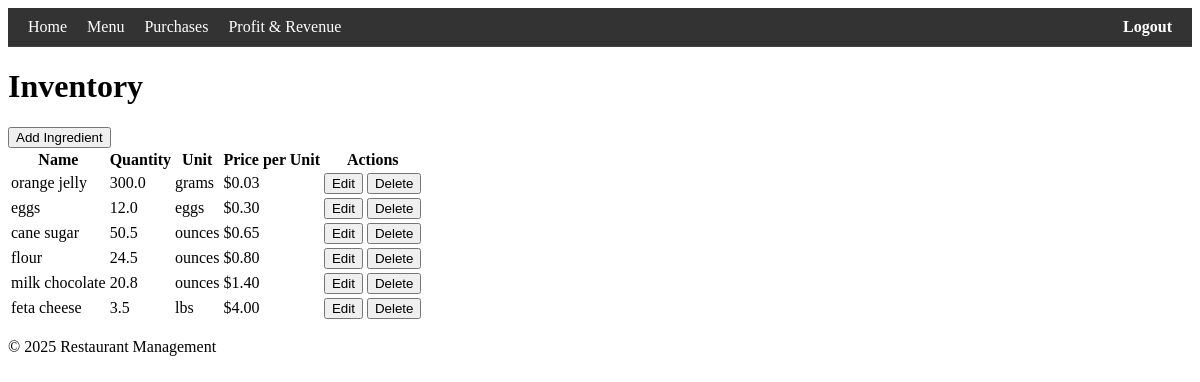
Page / (signed in) on the earlier database version.
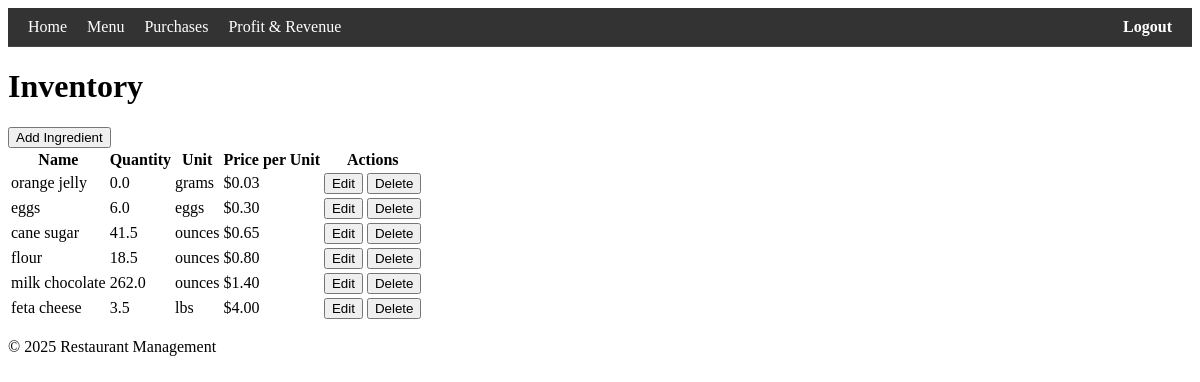
Same page on the later database version.
### inventory/models.py (models this page shows, shortened)
class Ingredient(models.Model):
    name = models.CharField(max_length=100)  # name of ingredient (e.g., flour)
    quantity = models.FloatField(
        default=0
    )  # quantity available in the inventory (e.g., 4.5)
    unit = models.CharField(
        max_length=50, default="unitless"
    )  # unit of measurement (e.g., "tbsp", "lbs")
    unit_price = models.DecimalField(
        max_digits=10, decimal_places=2
    )  # price per unit (e.g., 0.05)

### inventory/views.py (the view)
# urls.py: path("", InventoryListView.as_view(), name="home"),
class InventoryListView(LoginRequiredMixin, ListView):
    model = Ingredient
    template_name = "inventory/inventory_list.html"
    context_object_name = "ingredients"
    def get_context_data(self, **kwargs):
        context = super().get_context_data(**kwargs)
        context["current_year"] = datetime.now().year
        return context

### inventory/templates/inventory/inventory_list.html (shortened to what this page needs)
{% extends 'base.html' %}
{% block content %}
<h1>Inventory</h1>
<a href="{% url 'ingredient-add' %}"><button>Add Ingredient</button></a>
<table>
    <thead>
        <tr>
            <th>Name</th>
            <th>Quantity</th>
            <th>Unit</th>
            <th>Price per Unit</th>
            <th>Actions</th>
        </tr>
    </thead>
    <tbody>
        {% for ingredient in ingredients %}
        <tr>
            <td>{{ ingredient.name }}</td>
            <td>{{ ingredient.quantity }}</td>
            <td>{{ ingredient.unit }}</td>
            <td>${{ ingredient.unit_price }}</td>
            <td>
                <a href="{% url 'ingredient-edit' ingredient.id %}"><button>Edit</button></a>
                <a href="{% url 'ingredient-delete' ingredient.id %}"><button>Delete</button></a>
            </td>
        </tr>
        {% endfor %}
    </tbody>
</table>
{% endblock %}

Differences in the rows shown:
changed Ingredient "orange jelly": quantity "300.0" → "0.0"
changed Ingredient "eggs": quantity "12.0" → "6.0"
changed Ingredient "cane sugar": quantity "50.5" → "41.5"
changed Ingredient "flour": quantity "24.5" → "18.5"
changed Ingredient "milk chocolate": quantity "20.8" → "262.0"
